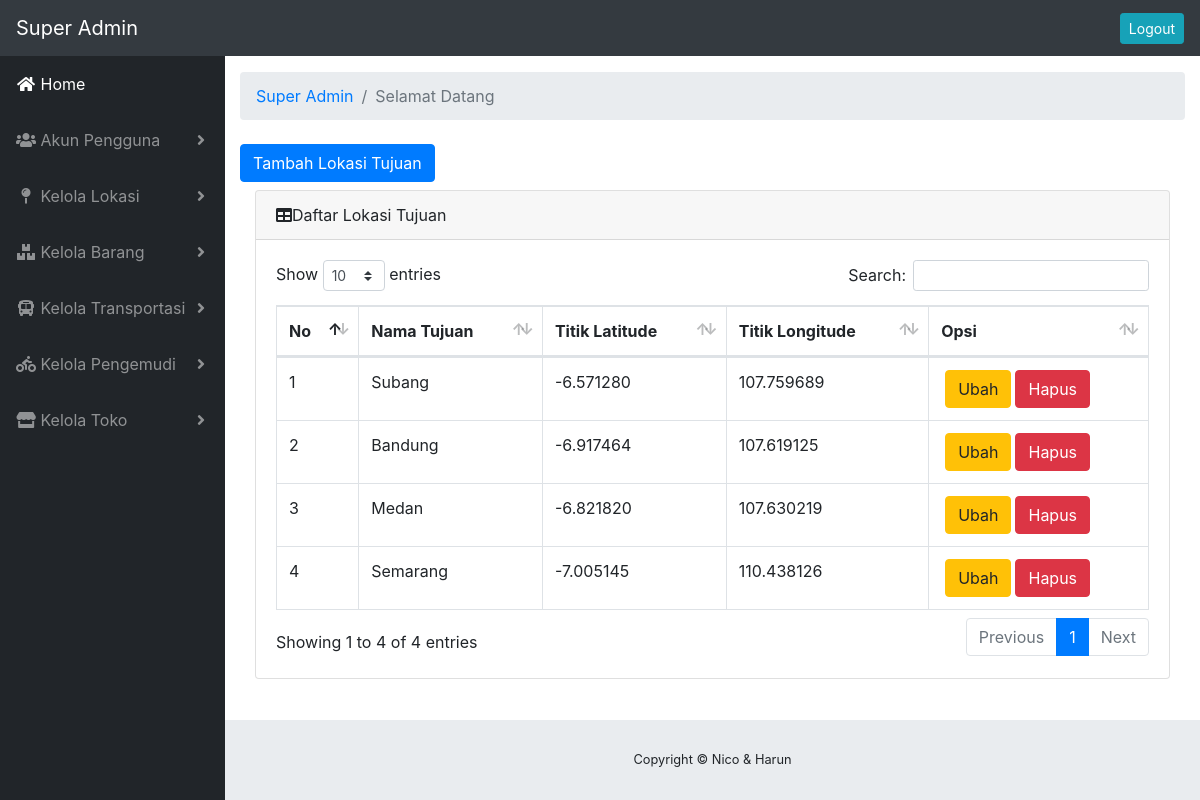
Screenshot of /index.php/sa/sa_lokasi/tampil_tujuan with the database file from the repository.
### tables this page shows
CREATE TABLE `tujuan` (
  `id_tujuan` varchar(6) NOT NULL,
  `nama_lokasi_tujuan` varchar(50) NOT NULL,
  `latitude` varchar(30) NOT NULL,
  `longitude` varchar(30) NOT NULL
);

### application/controllers/sa/sa_lokasi.php (called while the page is built, shortened)
<?php
class sa_lokasi extends CI_Controller
{
    function __construct()
    {
        $this->load->model('lorong');
        $this->load->model('rak');
        $this->load->model('tujuan');
        $this->load->model('asal');
        $this->load->model('kbrg');
    }
    function tampil_tujuan()
    {
        $d = [
            'name'      => $this->session->userdata('nama'),
            'tujuan'    => $this->tujuan->data_tujuan()
        ];
        $this->load->view('layouts/sa/header', $d);
        $this->load->view('layouts/sa/navigation');
        $this->load->view('superA/lokasi/tujuan/index', $d);
        $this->load->view('layouts/sa/footer');
    }
}

### index.php (called while the page is built, shortened)
<?php
require_once BASEPATH.'core/CodeIgniter.php';

### application/models/tujuan.php (called while the page is built, shortened)
<?php
class tujuan extends CI_Model
{
    public function data_tujuan()
    {
        return $this->db->get('tujuan')->result_array();
    }
}

### application/views/superA/lokasi/tujuan/index.php (the view, shortened to what this page needs)
<div class="container-fluid">
    <ol class="breadcrumb">
        <li class="breadcrumb-item">
            <a href="<?= site_url('sa/sa_halaman'); ?>">Super Admin</a>
        </li>
        <li class="breadcrumb-item active">Selamat Datang <?= $name; ?></li>
    </ol>
    <div class="row-mx">
        <div class="col-my-6">
            <a href="<?php echo site_url('sa/sa_lokasi/tambah_tujuan'); ?>" class="btn btn-primary my-2">Tambah Lokasi Tujuan</a>
        </div>
    </div>
    <div class="container-fluid">
        <div class="card mb-3">
            <div class="card-header"><i class="fas fa-table"></i>Daftar Lokasi Tujuan</div>
            <div class="card-body">
                <div class="table-responsive">
                    <table class="table table-bordered" id="dataTable" width="100%" cellspacing="0">
                        <thead>
                            <tr>
                                <th>No</th>
                                <th>Nama Tujuan</th>
                                <th>Titik Latitude</th>
                                <th>Titik Longitude</th>
                                <th>Opsi</th>
                            </tr>
                        </thead>
                        <tbody>
                            <?php
                            $no = 1;
                            foreach ($tujuan as $t) {
                                ?>
                                <tr>
                                    <td><?= $no++ ?></td>
                                    <td><?= $t['nama_lokasi_tujuan'] ?></td>
                                    <td><?= $t['latitude'] ?></td>
                                    <td><?= $t['longitude'] ?></td>
                                    <td><a href="<?= site_url('sa/sa_lokasi/ubah_tujuan/' . $t['id_tujuan']); ?>" class="btn btn-warning mx-1">Ubah</a><a href="<?= site_url('sa/sa_lokasi/hapus_tujuan/' . $t['id_tujuan']); ?>" class="btn btn-danger" onclick="return confirm('Yakin Menghapus Data <?= $t['nama_lokasi_tujuan']; ?>')">Hapus</a></td>
                                </tr>
                            <?php } ?>
                        </tbody>
                    </table>
                </div>
            </div>
        </div>
    </div>

### rows the page displays
tujuan: nama_lokasi_tujuan "Subang", latitude "-6.571280", longitude "107.759689"
tujuan: nama_lokasi_tujuan "Bandung", latitude "-6.917464", longitude "107.619125"
tujuan: nama_lokasi_tujuan "Medan", latitude "-6.821820", longitude "107.630219"
tujuan: nama_lokasi_tujuan "Semarang", latitude "-7.005145", longitude "110.438126"
